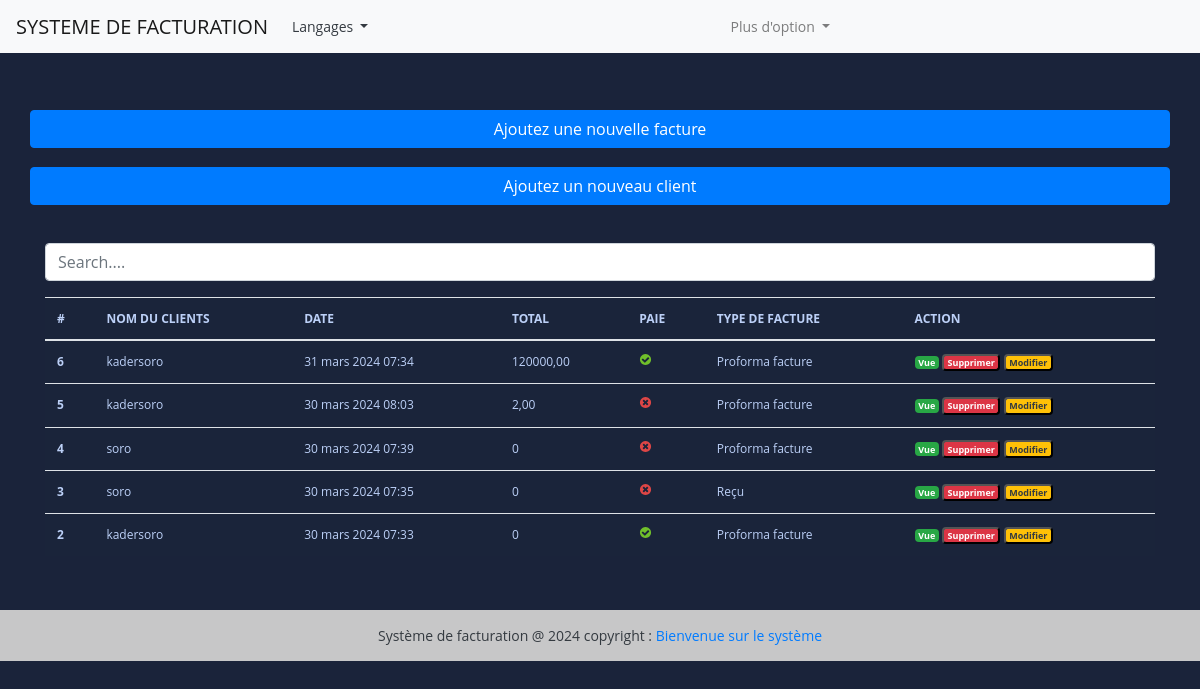
The app's page /fr/ (signed in) with its own data.
### fact_app/models.py (models this page shows, shortened)
class Invoice(models.Model):
    INVOICE_TYPE = (
        ('R', _('Reçu')),
        ('P', _('Proforma facture')),
        ('F', _('Facture'))
    )
    customer = models.ForeignKey(Customer, on_delete=models.PROTECT)
    save_by = models.ForeignKey(User, on_delete=models.PROTECT)
    invoice_date_time = models.DateTimeField(auto_now_add=True)
    invoice_date = models.DateField(_("Date"), auto_now_add=True)
    total = models.DecimalField(max_digits=10000, decimal_places=2)
    last_updated_date = models.DateTimeField(null=True, blank=True)
    paid = models.BooleanField(default=False)
    invoice_type = models.CharField(max_length=1, choices=INVOICE_TYPE)
    comments = models.TextField(null=True, max_length=1000, blank=True)
    class Meta:
        verbose_name = _("Invoice")
        verbose_name_plural = _("Invoices")
    @property
    def get_total(self):
        articles = self.article_set.all()
        total = sum(article.get_total for article in articles)
        return total

class Customer(models.Model):
    SEX_TYPES = (
        ('M', _('Masculin')),
        ('F', _('Feminin')),
    )
    name = models.CharField(max_length=132)
    email = models.EmailField()
    phone = models.CharField(max_length=130)
    address = models.CharField(max_length=64)
    sex = models.CharField(max_length=1, choices=SEX_TYPES)
    age = models.CharField(max_length=12)
    city = models.CharField(max_length=33)
    zip_code = models.CharField(max_length=16)
    create_date = models.DateTimeField(auto_now_add=True)
    save_by = models.ForeignKey(User, on_delete=models.PROTECT)
    class Meta:
        verbose_name = _("Customer")
        verbose_name_plural = _("Customers")

class Article(models.Model):
    invoice = models.ForeignKey(Invoice, on_delete=models.PROTECT)
    save_by = models.ForeignKey(User, on_delete=models.PROTECT)
    name = models.CharField(max_length=150)
    quantity = models.IntegerField()
    unit_price = models.DecimalField(max_digits=1000, decimal_places=2)
    total = models.DecimalField(max_digits=1000, decimal_places=2)
    class Meta:
        verbose_name = _("Article")
        verbose_name_plural = _("Articles")
    @property
    def get_total(self):
        total = self.quantity * self.unit_price
        return total

### fact_app/views.py (the view, shortened to what this page needs)
# urls.py: path("", views.HomeView.as_view(), name='home'),
class HomeView(LoginRequiredSuperuserMixim, View):
    templates_name = 'index.html'
    invoices = Invoice.objects.select_related('customer', 'save_by').all().order_by('-invoice_date_time')
    context = {
        'invoices': invoices,
    }
    def get(self, request, *args, **kwargs):
        items = pargination(request, self.invoices)
        self.context['invoices'] = items
        return render(request, self.templates_name, self.context)

### fact_app/utils.py (called while the page is built)
def pargination(request, invoices):
        default_page = 1
        page = request.GET.get('page', default_page)
        items_per_page = 5
        paginator = Paginator(invoices, items_per_page)
        try:
            items_page = paginator.page(page)
        except PageNotAnInteger:
            items_page = paginator.page(default_page)
        except EmptyPage:
            items_page = paginator.page(paginator.num_pages)
        return items_page

### templates/index.html (shortened to what this page needs)
{% extends 'base.html' %}
{% load static %}
{% load i18n %}
{% block content %}
    <br><br>
    <div class="row">
        <a href="{% url 'add-invoice' %}" class="btn col-12 btn-primary">
           Ajoutez une nouvelle facture
        </a>
   </div>
   <br>
   <div class="row">
      <a href="{% url 'add-customer' %}" class="btn col-12 btn-primary">
         {% translate 'Ajoutez un nouveau client' %}
      </a>
   </div>
     <br> <br>
     <div class="form-group ">
        <input id="search" class="form-control" type="text" placeholder="Search....">
     </div>
     <div>
        <table class="table table-striped-columns">
           <thead>
              <tr>
                 <th scope="col">#</th>
                 <th scope="col">{% translate 'NOM DU CLIENTS' %}</th>
                 <th scope="col">{% translate 'DATE' %}</th>
                 <th scope="col">{% translate 'TOTAL' %}</th>
                 <th scope="col">{% translate 'PAIE' %}</th>
                 <th scope="col">{% translate 'TYPE DE FACTURE' %}</th>
                 <th scope="col">{% translate 'ACTION' %}</th>
              </tr>
           </thead>
           <tbody id="myTable">
              {% if invoices %}
              {% for facture in invoices %}
              <tr>
                 <th scope="row">{{ facture.pk }}</th>
                 <td>{{facture.customer.name}}</td>
                 <td>{{facture.invoice_date_time}}</td>
                 <td>{{ facture.get_total }}</td>
                 <td>
                    {% if facture.paid %}
                    <img src="{% static 'images/icon-yes.svg' %}" alt="True">
                    {% else %}
                    <img src="{% static 'images/icon-no.svg' %}" alt="False">
                    {% endif %}
                 </td>
                 <td>{{facture.get_invoice_type_display}}</td>
                 <td>
                    <a href="{% url 'view-invoice' pk=facture.pk %}" title="Detail" class="badge text-white bg-success">{% trans 'Vue' %}</a>
                    <button id="btn-invoice-sup" type="button" data-toggle="modal" data-target="#supprimer"
                       class="badge text-white bg-danger" title="Supprimer" data-id="{{ facture.pk }}"
                       data-customer="{{facture.customer.name}}">{% translate 'Supprimer' %}
                    </button>
                    <button id="btn-invoice-mod" type="button" data-toggle="modal" title="Modifier" data-target="#modifier"
                       data-id="{{facture.pk}}" data-customer="{{facture.customer.name}}"
                       class="badge text-dark bg-warning"> {% translate 'Modifier' %}
                    </button>
                 </td>
              </tr>
              {% endfor %}
              {% else %}
              <p class="text-center text-white">{% translate "Aucune facture n'a été trouvé" %}</p>
              {% endif %}
           </tbody>
        </table>
     </div>
     <br><br>
{% endblock content %}

### static/style.css (style rules this page uses)
body { margin: 0; padding: 0; font: 400 .875rem 'Open Sans', sans-serif; color: #bcd0f7; background: #1A233A; position: relative; height: 100%; }
.table { background: #1a243a; color: #bcd0f7; font-size: .75rem; }

### records on screen
Invoice: pk "6", customer.name "kadersoro", invoice_date_time "31 mars 2024 07:34", get_total "120000,00", paid True (drawn), invoice_type "Proforma facture"
Invoice: pk "5", customer.name "kadersoro", invoice_date_time "30 mars 2024 08:03", get_total "2,00", paid False (drawn), invoice_type "Proforma facture"
Invoice: pk "4", customer.name "soro", invoice_date_time "30 mars 2024 07:39", get_total "0", paid False (drawn), invoice_type "Proforma facture"
Invoice: pk "3", customer.name "soro", invoice_date_time "30 mars 2024 07:35", get_total "0", paid False (drawn), invoice_type "Reçu"
Invoice: pk "2", customer.name "kadersoro", invoice_date_time "30 mars 2024 07:33", get_total "0", paid True (drawn), invoice_type "Proforma facture"
